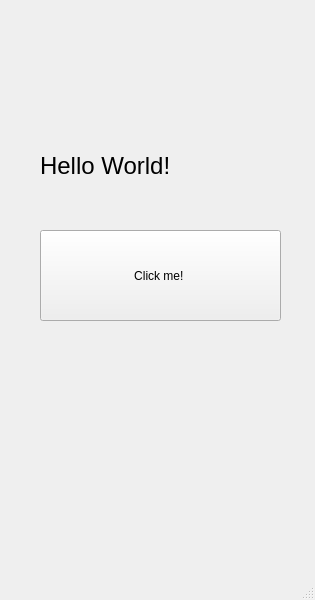
<?xml version="1.0" encoding="UTF-8"?>
<ui version="4.0">
 <class>MainWindow</class>
 <widget class="QMainWindow" name="MainWindow">
  <property name="geometry">
   <rect>
    <x>0</x>
    <y>0</y>
    <width>315</width>
    <height>600</height>
   </rect>
  </property>
  <property name="windowTitle">
   <string>MainWindow</string>
  </property>
  <widget class="QWidget" name="centralwidget">
   <widget class="QPushButton" name="pushButton">
    <property name="geometry">
     <rect>
      <x>40</x>
      <y>230</y>
      <width>241</width>
      <height>91</height>
     </rect>
    </property>
    <property name="text">
     <string>Click me! </string>
    </property>
   </widget>
   <widget class="QLabel" name="label">
    <property name="geometry">
     <rect>
      <x>40</x>
      <y>130</y>
      <width>201</width>
      <height>71</height>
     </rect>
    </property>
    <property name="font">
     <font>
      <pointsize>18</pointsize>
     </font>
    </property>
    <property name="text">
     <string>Hello World!</string>
    </property>
   </widget>
  </widget>
  <widget class="QMenuBar" name="menubar">
   <property name="geometry">
    <rect>
     <x>0</x>
     <y>0</y>
     <width>315</width>
     <height>22</height>
    </rect>
   </property>
  </widget>
  <widget class="QStatusBar" name="statusbar"/>
 </widget>
 <resources/>
 <connections/>
</ui>
